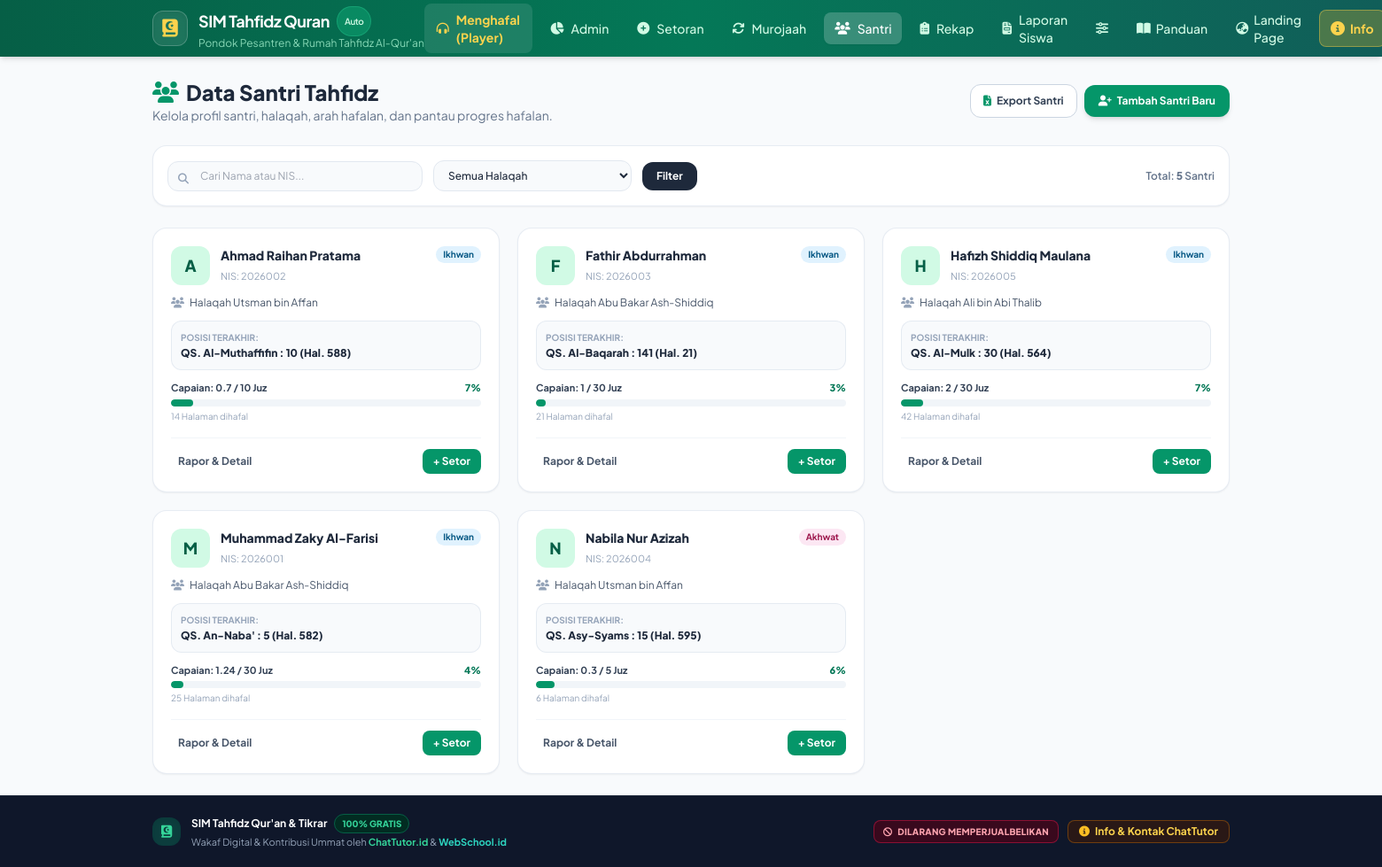
The page /santri (signed in) on the database as committed earlier.
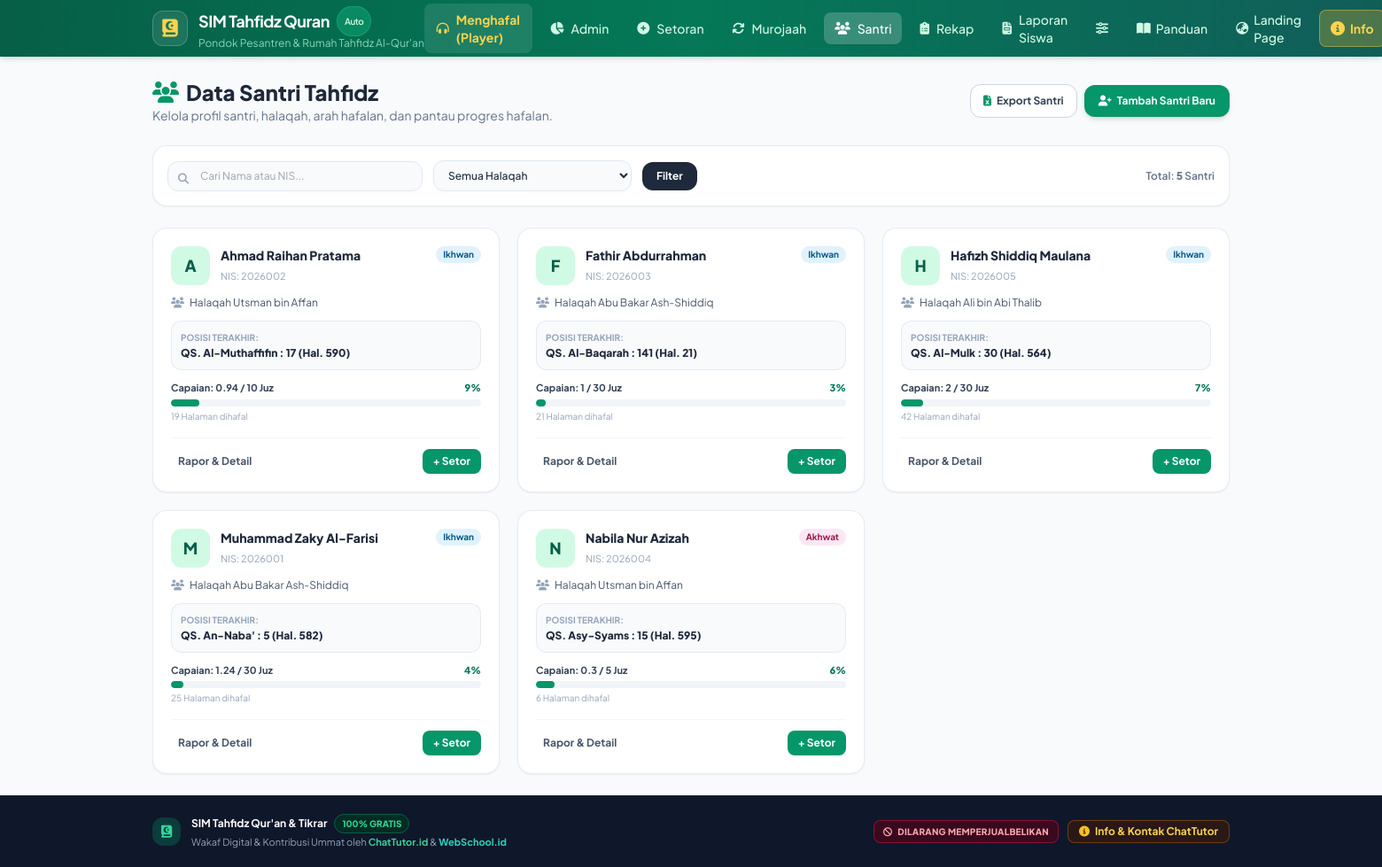
The same page on the database as committed later.
### tables this page shows
CREATE TABLE santri (
                id INTEGER PRIMARY KEY AUTOINCREMENT,
                nis TEXT UNIQUE NOT NULL,
                nama TEXT NOT NULL,
                jenis_kelamin TEXT CHECK(jenis_kelamin IN ('L', 'P')) DEFAULT 'L',
                halaqah_id INTEGER,
                target_juz INTEGER DEFAULT 30,
                arah_hafalan TEXT DEFAULT 'juz30_mundur', -- 'juz30_mundur' atau 'juz1_maju'
                terakhir_surah_id INTEGER DEFAULT 78,
                terakhir_ayat INTEGER DEFAULT 0,
                terakhir_halaman INTEGER DEFAULT 582,
                terakhir_juz INTEGER DEFAULT 30,
                total_halaman_hafal REAL DEFAULT 0,
                total_juz_hafal REAL DEFAULT 0,
                status_aktif INTEGER DEFAULT 1,
                foto TEXT,
                created_at DATETIME DEFAULT CURRENT_TIMESTAMP,
                updated_at DATETIME DEFAULT CURRENT_TIMESTAMP,
                FOREIGN KEY (halaqah_id) REFERENCES halaqah(id) ON DELETE SET NULL
            );

CREATE TABLE halaqah (
                id INTEGER PRIMARY KEY AUTOINCREMENT,
                nama TEXT NOT NULL,
                pembimbing TEXT NOT NULL,
                keterangan TEXT,
                created_at DATETIME DEFAULT CURRENT_TIMESTAMP
            );

### app/Models/Santri.php (called while the page is built, shortened)
<?php
class Santri
{
    private PDO $db;
    public function __construct(?PDO $db = null)
    {
        $this->db = $db ?? Database::getConnection();
    }
    public function getAll(string $search = '', ?int $halaqahId = null, string $status = 'aktif'): array
    {
        $sql = "
            SELECT s.*, h.nama as halaqah_nama, h.pembimbing as halaqah_pembimbing
            FROM santri s
            LEFT JOIN halaqah h ON s.halaqah_id = h.id
            WHERE 1=1
        ";
        $params = [];
        if ($status === 'aktif') {
            $sql .= " AND s.status_aktif = 1";
        } elseif ($status === 'nonaktif') {
            $sql .= " AND s.status_aktif = 0";
        }
        $sql .= " ORDER BY s.nama ASC";
        $stmt = $this->db->prepare($sql);
        $stmt->execute($params);
        $santriList = $stmt->fetchAll();
        foreach ($santriList as &$s) {
            $surah = QuranData::getSurah((int)$s['terakhir_surah_id']);
            $s['surah_nama'] = $surah['nama'] ?? 'Surah ' . $s['terakhir_surah_id'];
            $targetJuz = (int)($s['target_juz'] ?: 30);
        }
        return $santriList;
    }
}

### app/QuranData.php (called while the page is built, shortened)
<?php
class QuranData
{
    public static function getSurah(int $surahId): ?array
    {
        return self::$surahs[$surahId] ?? null;
    }
}

### views/santri_list.php (the view, shortened to what the changed rows need)
<?php
$db = Database::getConnection();
$santriModel = new Santri($db);
$search = $_GET['search'] ?? '';
$halaqahId = isset($_GET['halaqah_id']) && $_GET['halaqah_id'] !== '' ? (int)$_GET['halaqah_id'] : null;
$santriList = $santriModel->getAll($search, $halaqahId);
?>
<div class="space-y-6">
    <div class="flex flex-col sm:flex-row sm:items-center justify-between gap-4">
        <div>
            <h2 class="text-2xl font-extrabold text-slate-800 flex items-center gap-2">
                <i class="fa-solid fa-users text-emerald-600"></i> Data Santri Tahfidz
            </h2>
        </div>
    </div>
    <div class="grid grid-cols-1 md:grid-cols-2 lg:grid-cols-3 gap-5">
        <?php foreach ($santriList as $s):
            $persen = min(100, round(((float)$s['total_juz_hafal'] / max(1, (int)$s['target_juz'])) * 100));
        ?>
            <div class="bg-white rounded-2xl p-5 shadow-sm border border-slate-200/80 hover:shadow-md transition-shadow flex flex-col justify-between">
                <div>
                    <div class="flex items-start justify-between gap-3 mb-3">
                        <div class="flex items-center gap-3">
                            <div class="w-11 h-11 rounded-xl bg-emerald-100 text-emerald-800 font-extrabold flex items-center justify-center text-lg flex-shrink-0">
                                <?= mb_substr($s['nama'], 0, 1) ?>
                            </div>
                            <div>
                                <a href="santri-detail?id=<?= $s['id'] ?>" class="font-extrabold text-slate-800 hover:text-emerald-700 text-sm block">
                                    <?= htmlspecialchars($s['nama']) ?>
                                </a>
                                <span class="text-[11px] text-slate-400">NIS: <?= htmlspecialchars($s['nis']) ?></span>
                            </div>
                        </div>
                        <span class="text-[10px] font-bold px-2 py-0.5 rounded-full <?= $s['jenis_kelamin'] === 'L' ? 'bg-sky-100 text-sky-800' : 'bg-pink-100 text-pink-800' ?>">
                            <?= $s['jenis_kelamin'] === 'L' ? 'Ikhwan' : 'Akhwat' ?>
                        </span>
                    </div>
                    <div class="text-xs text-slate-600 mb-3 flex items-center gap-1.5">
                        <i class="fa-solid fa-users text-slate-400"></i>
                        <span class="truncate"><?= htmlspecialchars($s['halaqah_nama'] ?? 'Halaqah Umum') ?></span>
                    </div>
                    <div class="p-2.5 rounded-xl bg-slate-50 border border-slate-200/80 text-xs mb-3">
                        <span class="text-[10px] text-slate-400 uppercase font-bold block mb-0.5">Posisi Terakhir:</span>
                        <div class="font-extrabold text-slate-800">
                            QS. <?= $s['surah_nama'] ?> : <?= $s['terakhir_ayat'] ?> (Hal. <?= $s['terakhir_halaman'] ?>)
                        </div>
                    </div>
                    <div class="space-y-1 mb-4">
                        <div class="flex items-center justify-between text-[11px] font-bold text-slate-700">
                            <span>Capaian: <?= (float)$s['total_juz_hafal'] ?> / <?= $s['target_juz'] ?> Juz</span>
                            <span class="text-emerald-700 font-extrabold"><?= $persen ?>%</span>
                        </div>
                        <div class="w-full bg-slate-100 h-2 rounded-full overflow-hidden">
                            <div class="bg-emerald-600 h-full rounded-full" style="width: <?= $persen ?>%"></div>
                        </div>
                        <span class="text-[10px] text-slate-400 block"><?= round((float)$s['total_halaman_hafal']) ?> Halaman dihafal</span>
                    </div>
                </div>
                <div class="pt-3 border-t border-slate-100 flex items-center justify-between gap-2 text-xs">
                    <a href="santri-detail?id=<?= $s['id'] ?>" class="text-slate-600 hover:text-emerald-700 font-bold px-2 py-1 rounded">
                        Rapor & Detail
                    </a>
                    <a href="setoran?santri_id=<?= $s['id'] ?>" class="bg-emerald-600 hover:bg-emerald-700 text-white font-bold px-3 py-1.5 rounded-lg shadow-xs">
                        + Setor
                    </a>
                </div>
            </div>
        <?php endforeach; ?>
    </div>
</div>

Rows that differ between the two databases and show on the page:
changed santri "Ahmad Raihan Pratama": terakhir_ayat "10" → "17"; terakhir_halaman "588" → "590"; total_juz_hafal "0.7" → "0.94"; persen "7" → "9"; total_halaman_hafal "14" → "19"
